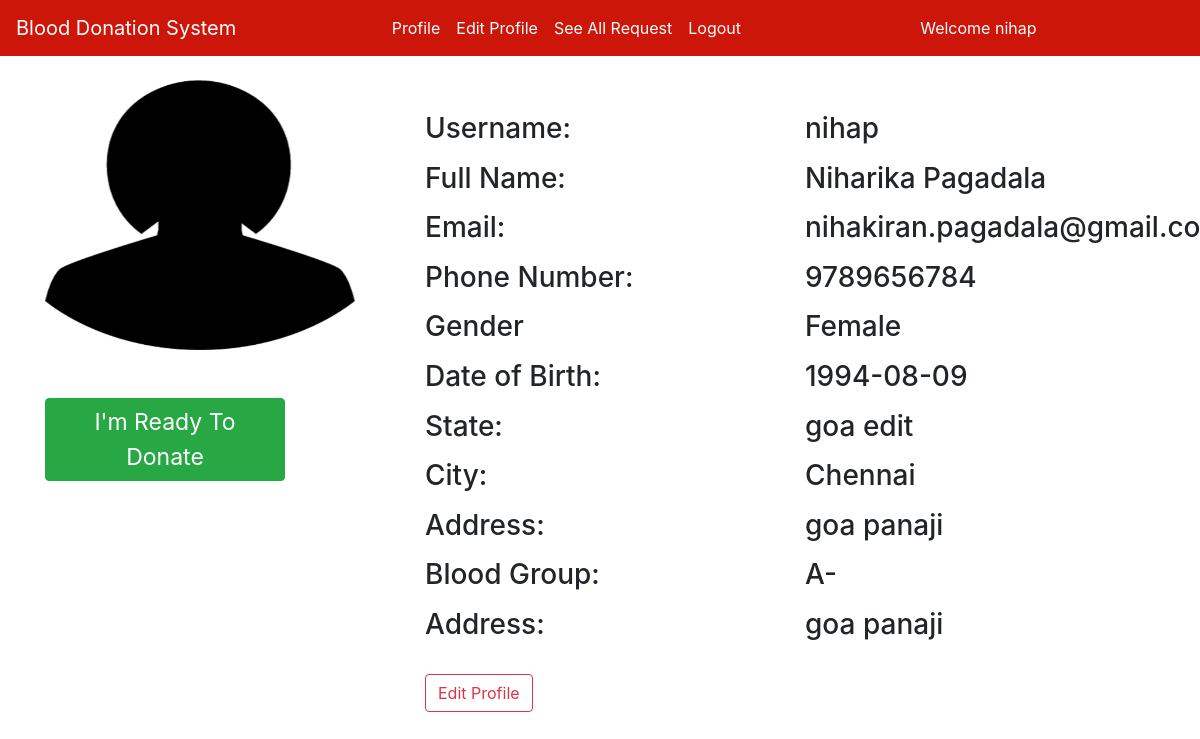
Page /profile/ (signed in) on the committed database.
### home/models.py (models this page shows, shortened)
class Donor(models.Model):
    donor = models.OneToOneField(User, on_delete=models.CASCADE, blank=True, null=True)
    date_of_birth = models.CharField(max_length=100)
    phone = models.CharField(max_length=10)
    city = models.CharField(max_length=100)
    state = models.CharField(max_length=100)
    address = models.TextField(max_length=500, default="")
    blood_group = models.ForeignKey(BloodGroup, on_delete=models.CASCADE)
    gender = models.CharField(max_length=10)
    image = models.ImageField(upload_to="")
    ready_to_donate = models.BooleanField(default=True)
    distance = models.FloatField(default=0.0)

class BloodGroup(models.Model):
    name = models.CharField(max_length=5)
    def __str__(self):
        return self.name

### home/views.py (the view)
# urls.py: path('profile/', views.profile, name='profile'),
@login_required(login_url = '/login')
def profile(request):
    donor_profile = Donor.objects.get(donor=request.user)
    return render(request, "profile.html", {'donor_profile':donor_profile})

### home/templates/profile.html (shortened to what this page needs)
{% extends 'base.html' %}
{% block body %}
<div class="container">
    <div class="row">
        <div class="col-md-4">
            <div>
                <img src="{{donor_profile.image.url}}" alt="" width="310px" height="270px">
                <br><br><br>
                {% if donor_profile.ready_to_donate %}
                <a href="/change_status/" class="btn btn-success" style="width: 15rem; font-size: 23px;">I'm Ready To Donate</a>
              {% else %}
                <a href="/change_status/" class="btn btn-danger" style="width: 15rem; font-size: 19px;">I'm Not Ready To Donate</a>
              {% endif %}
            </div>
        </div>
        <div class="col-md-8">
            <div>
                <div>
                    <br>
                    <div class="row mt-2">
                        <div class="col-md-6">
                            <h3>Username:</h3>
                        </div>
                        <div class="col-md-6">
                            <h3>{{user}}</h3>
                        </div>
                    </div>
                    <div class="row mt-2">
                        <div class="col-md-6">
                            <h3>Full Name:</h3>
                        </div>
                        <div class="col-md-6">
                            <h3>{{user.get_full_name}}</h3>
                        </div>
                    </div>
                    <div class="row mt-2">
                        <div class="col-md-6">
                            <h3>Email:</h3>
                        </div>
                        <div class="col-md-6">
                            <h3>{{user.email}}</h3>
                        </div>
                    </div>
                    <div class="row mt-2">
                        <div class="col-md-6">
                            <h3>Phone Number:</h3>
                        </div>
                        <div class="col-md-6">
                            <h3>{{donor_profile.phone}}</h3>
                        </div>
                    </div>
                    <div class="row mt-2">
                        <div class="col-md-6">
                            <h3>Gender</h3>
                        </div>
                        <div class="col-md-6">
                            <h3>{{donor_profile.gender}}</h3>
                        </div>
                    </div>
                    <div class="row mt-2">
                        <div class="col-md-6">
                            <h3>Date of Birth:</h3>
                        </div>
                        <div class="col-md-6">
                            <h3>{{donor_profile.date_of_birth}}</h3>
                        </div>
                    </div>
                    <div class="row mt-2">
                        <div class="col-md-6">
                            <h3>State:</h3>
                        </div>
                        <div class="col-md-6">
                            <h3>{{donor_profile.state}}</h3>
                        </div>
                    </div>
                    <div class="row mt-2">
                        <div class="col-md-6">
                            <h3>City:</h3>
                        </div>
                        <div class="col-md-6">
                            <h3>{{donor_profile.city}}</h3>
                        </div>
                    </div>
                    <div class="row mt-2">
                        <div class="col-md-6">
                            <h3>Address:</h3>
                        </div>
                        <div class="col-md-6">
                            <h3>{{donor_profile.address}}</h3>
                        </div>
                    </div>
                    <div class="row mt-2">
                        <div class="col-md-6">
                            <h3>Blood Group:</h3>
                        </div>
                        <div class="col-md-6">
                            <h3>{{donor_profile.blood_group}}</h3>
                        </div>
                    </div>
                    <div class="row mt-2">
                        <div class="col-md-6">
                            <h3>Address:</h3>
                        </div>
                        <div class="col-md-6">
                            <h3>{{donor_profile.address}}</h3>
                        </div>
                    </div>
                </div>
                <a href="/edit_profile/" class="btn btn-outline-danger mt-4">Edit Profile</a>
            </div>
        </div>
</div>
</div>
{% endblock %}

### home/templates/base.html (shortened to what this page needs)
<!doctype html>
<html lang="en">
<head>
    <link rel="stylesheet" href="https://stackpath.bootstrapcdn.com/bootstrap/4.5.0/css/bootstrap.min.css"
>
</head>
<body>
    <nav class="navbar navbar-expand-lg navbar-dark sticky-top">
        <a class="navbar-brand" href="/">Blood Donation System</a>
        <div class="collapse navbar-collapse" id="navbarNavAltMarkup">
            <div class="container w-75">
            <div class="navbar-nav">
                {% if request.user.is_authenticated %}
                <a class="nav-item nav-link active" href="/profile/">Profile</a>
                <a class="nav-item nav-link active" href="/edit_profile/">Edit Profile</a>
                <a class="nav-item nav-link active" href="/see_all_request/">See All Request</a>
                <a class="nav-item nav-link active" href="/logout/">Logout</a>
                {% endif %}
            </div>
            {% if request.user.is_authenticated %}
            <a href="#" class="nav-item nav-link active" style="color: white;">Welcome {{request.user}}</a>
            {% endif %}
        </div>
        </div>
    </nav><br>
        {% block body %}
        {% endblock %}
</body>
</html>

### home/templates/base.html (style rules this page uses)
.navbar { background-color: #cc1609; }

### rows in the picture
Donor: image (picture), phone "9789656784", gender "Female", date_of_birth "1994-08-09", state "goa edit", city "Chennai", address "goa panaji", blood_group "A-"

### other values in the picture
{{ request.user }} "nihap"
{{ user }} "nihap"
{{ user.get_full_name }} "Niharika Pagadala"
